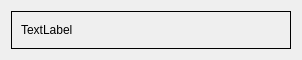
<?xml version="1.0" encoding="UTF-8"?>
<ui version="4.0">
 <class>ConvTab</class>
 <widget class="QWidget" name="ConvTab">
  <property name="geometry">
   <rect>
    <x>0</x>
    <y>0</y>
    <width>302</width>
    <height>60</height>
   </rect>
  </property>
  <property name="sizePolicy">
   <sizepolicy hsizetype="Expanding" vsizetype="Fixed">
    <horstretch>0</horstretch>
    <verstretch>0</verstretch>
   </sizepolicy>
  </property>
  <property name="maximumSize">
   <size>
    <width>16777215</width>
    <height>70</height>
   </size>
  </property>
  <property name="windowTitle">
   <string>Form</string>
  </property>
  <layout class="QHBoxLayout" name="horizontalLayout">
   <item>
    <widget class="QFrame" name="frame">
     <property name="sizePolicy">
      <sizepolicy hsizetype="Preferred" vsizetype="Expanding">
       <horstretch>0</horstretch>
       <verstretch>0</verstretch>
      </sizepolicy>
     </property>
     <property name="frameShape">
      <enum>QFrame::Box</enum>
     </property>
     <property name="frameShadow">
      <enum>QFrame::Plain</enum>
     </property>
     <layout class="QHBoxLayout" name="horizontalLayout_2">
      <item>
       <widget class="QLabel" name="correspondantName">
        <property name="text">
         <string>TextLabel</string>
        </property>
       </widget>
      </item>
      <item>
       <widget class="QLabel" name="newMsgLabel">
        <property name="sizePolicy">
         <sizepolicy hsizetype="Expanding" vsizetype="Fixed">
          <horstretch>0</horstretch>
          <verstretch>0</verstretch>
         </sizepolicy>
        </property>
        <property name="maximumSize">
         <size>
          <width>16</width>
          <height>16</height>
         </size>
        </property>
        <property name="text">
         <string/>
        </property>
        <property name="pixmap">
         <pixmap resource="ressources_file.qrc">:/img/red_dot.png</pixmap>
        </property>
        <property name="scaledContents">
         <bool>true</bool>
        </property>
       </widget>
      </item>
     </layout>
    </widget>
   </item>
  </layout>
 </widget>
 <resources>
  <include location="ressources_file.qrc"/>
 </resources>
 <connections/>
</ui>
